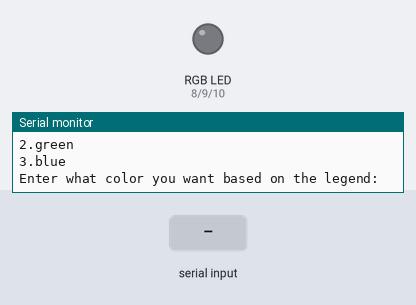
Bench run of a sketch on a simulated Arduino Uno, built with avr-gcc and run on an emulated ATmega328P. On the bench: an RGB LED mixed from three pins (HIGH = lit), the last lines printed to the serial monitor. Inputs (shaded band) come from the test bench.

Above: at 1.2 s.
1.3 s: "1\n" received over Serial
At 1.8 s:
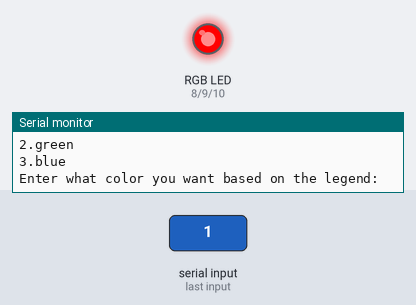
2.8 s: "2\n" received over Serial
At 3.6 s:
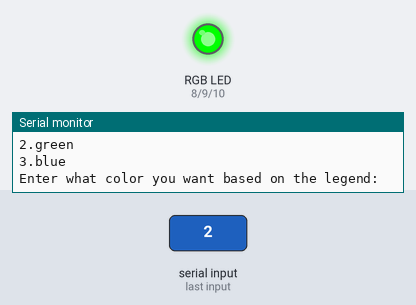
4.8 s: "3\n" received over Serial
At 6.6 s:
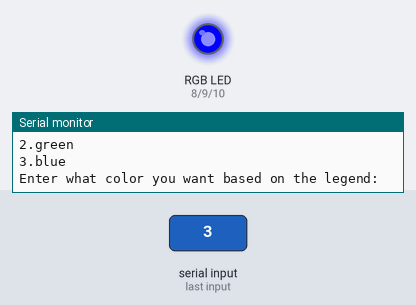
Timing chart, 0 to 8.1 s (numbered marks = the images above; inputs shaded):
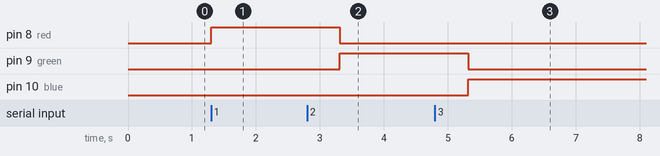

The sketch:

RGBLed.ino
```cpp
//Simple program to demonstrate RGB LED.
//We are using a common cathode RGB LED here.


// Defining pins for each of the three anode terminals.
int red = 8;
int green = 9;
int blue = 10;

int wait = 2000;

//User input and variable for color requirement
String ask = "Enter what color you want based on the legend: ";
int color;


void setup() {
  // put your setup code here, to run once:
  //Setting up serial monitor and LED pins.
Serial.begin(9600);
pinMode(red,OUTPUT);
pinMode(green,OUTPUT);
pinMode(blue,OUTPUT);
}

void loop() {
  // put your main code here, to run repeatedly:

  //Generic user input for the color.
Serial.println("1.red");
Serial.println("2.green");
Serial.println("3.blue");
Serial.println(ask);

while(Serial.available()==0){

}
color = Serial.parseInt(); //user enters an integer

  //Red color
if(color == 1){
  digitalWrite(red,HIGH);
  digitalWrite(green,LOW);
  digitalWrite(blue,LOW);
}

  //Green color
if(color == 2){
  digitalWrite(red,LOW);
  digitalWrite(green,HIGH);
  digitalWrite(blue,LOW);
}

  //Blue color
if(color == 3){
  digitalWrite(red,LOW);
  digitalWrite(green,LOW);
  digitalWrite(blue,HIGH);
}

  //delay between two main loops
delay(wait);
}
```

Measured:
- after the input at 1.3 s, pin 8 (red): LOW → HIGH at once
- after the input at 2.8 s, pin 8 (red): HIGH → LOW after 0.51 s; pin 9 (green): LOW → HIGH after 0.51 s
- after the input at 4.8 s, pin 9 (green): HIGH → LOW after 0.52 s; pin 10 (blue): LOW → HIGH after 0.52 s
